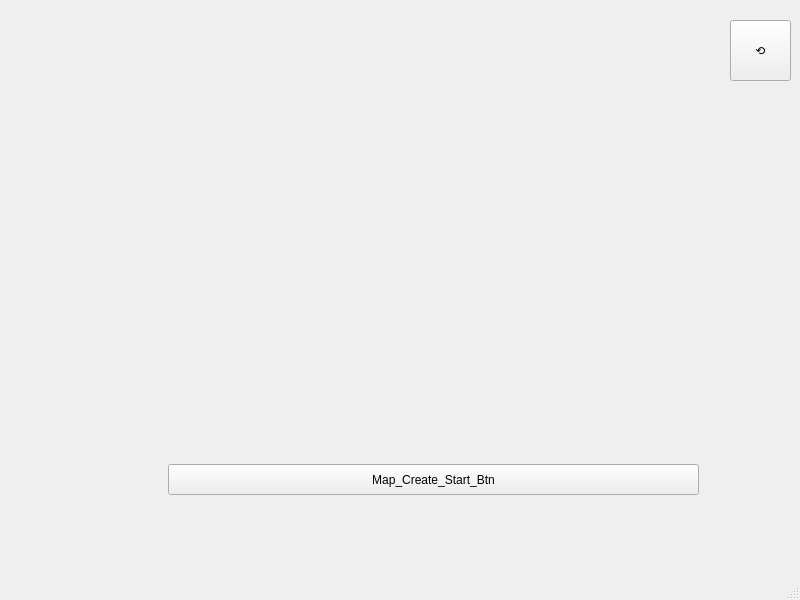
<?xml version="1.0" encoding="UTF-8"?>
<ui version="4.0">
 <class>MainWindow</class>
 <widget class="QMainWindow" name="MainWindow">
  <property name="geometry">
   <rect>
    <x>0</x>
    <y>0</y>
    <width>800</width>
    <height>600</height>
   </rect>
  </property>
  <property name="windowTitle">
   <string>MainWindow</string>
  </property>
  <widget class="QWidget" name="centralwidget">
   <widget class="QWidget" name="gridLayoutWidget">
    <property name="geometry">
     <rect>
      <x>30</x>
      <y>110</y>
      <width>741</width>
      <height>311</height>
     </rect>
    </property>
    <layout class="QGridLayout" name="gridLayout"/>
   </widget>
   <widget class="QPushButton" name="Map_Create_Cancle_Btn">
    <property name="geometry">
     <rect>
      <x>730</x>
      <y>20</y>
      <width>61</width>
      <height>61</height>
     </rect>
    </property>
    <property name="styleSheet">
     <string notr="true">font: 36pt &quot;.AppleSystemUIFont&quot;;</string>
    </property>
    <property name="text">
     <string>⟲</string>
    </property>
   </widget>
   <widget class="QPushButton" name="Map_Create_Start_Btn">
    <property name="geometry">
     <rect>
      <x>168</x>
      <y>464</y>
      <width>531</width>
      <height>31</height>
     </rect>
    </property>
    <property name="text">
     <string>Map_Create_Start_Btn</string>
    </property>
   </widget>
  </widget>
  <widget class="QMenuBar" name="menubar">
   <property name="geometry">
    <rect>
     <x>0</x>
     <y>0</y>
     <width>800</width>
     <height>22</height>
    </rect>
   </property>
  </widget>
  <widget class="QStatusBar" name="statusbar"/>
 </widget>
 <resources/>
 <connections/>
</ui>
